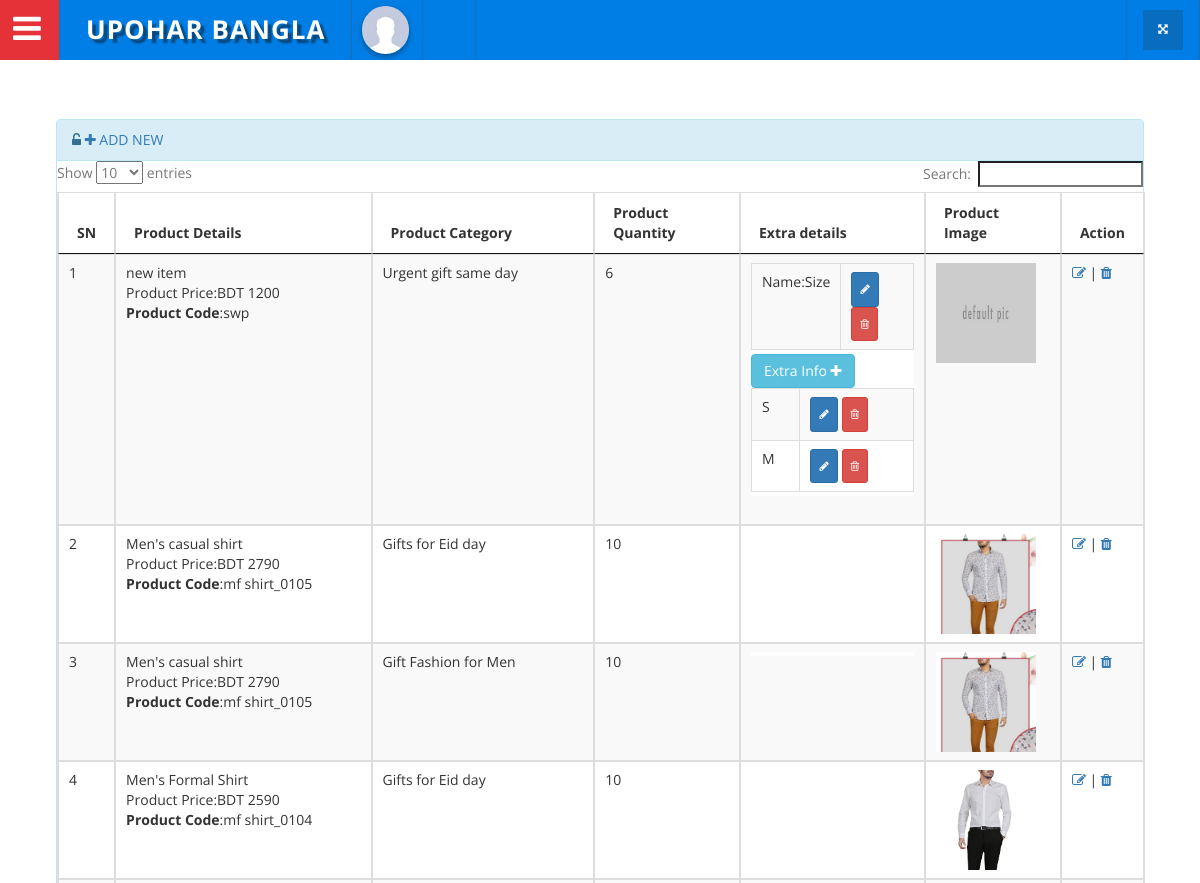
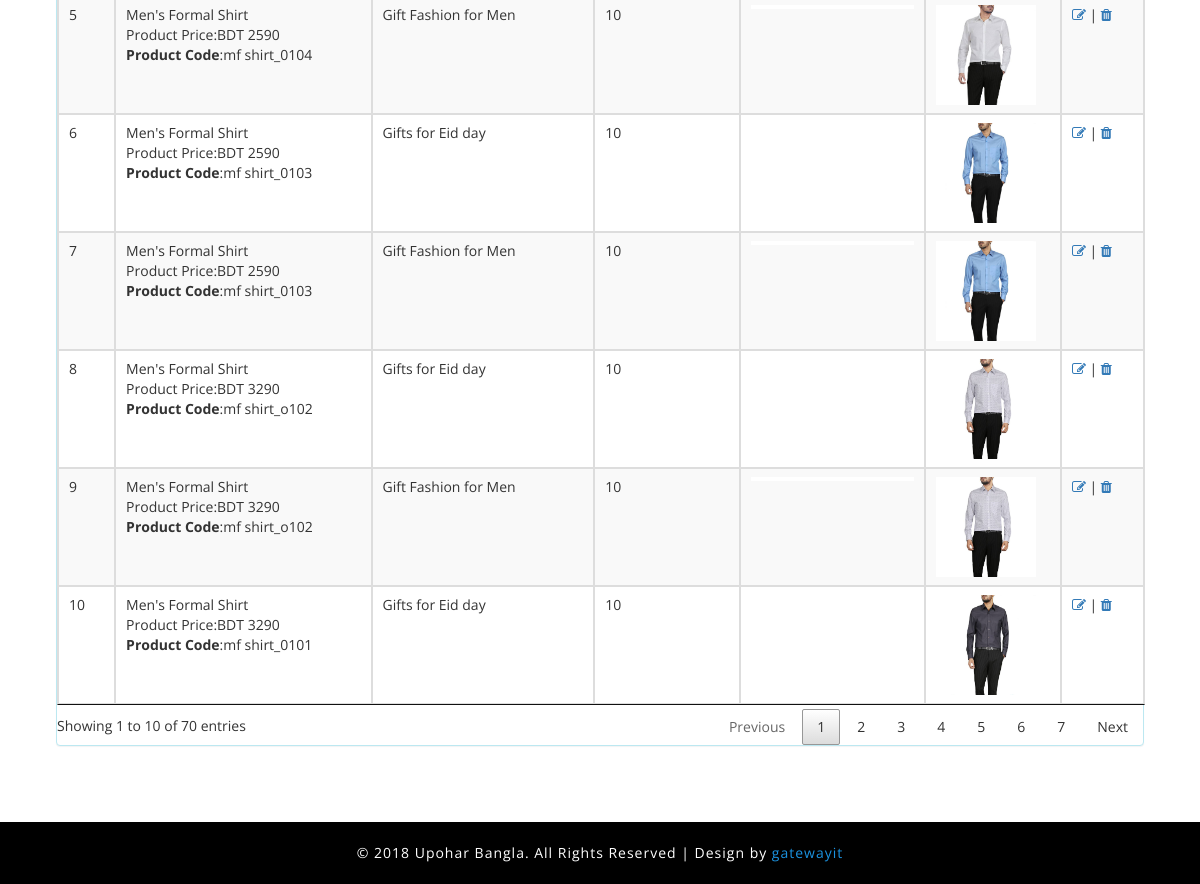
The app's page /index.php/super_admin/products with its own data (2 pictures, top to bottom).
### tables this page shows
CREATE TABLE IF NOT EXISTS `product` (
  `prod_id` int(11) NOT NULL,
  `prod_catid` int(11) NOT NULL,
  `prod_subcatid` int(11) DEFAULT NULL,
  `prod_subcatid2` int(3) DEFAULT NULL,
  `prod_name` varchar(100) NOT NULL,
  `prod_price` double NOT NULL,
  `prod_code` varchar(100) NOT NULL,
  `prod_qty` int(3) NOT NULL,
  `prod_desc` text NOT NULL,
  `image` varchar(100) NOT NULL,
  `date` timestamp NOT NULL DEFAULT CURRENT_TIMESTAMP ON UPDATE CURRENT_TIMESTAMP
);

CREATE TABLE IF NOT EXISTS `category` (
  `cat_id` int(11) NOT NULL,
  `category` varchar(100) NOT NULL,
  `cat_image` varchar(100) NOT NULL
);

CREATE TABLE IF NOT EXISTS `optional` (
  `optional_id` int(10) NOT NULL,
  `prod_id` int(11) NOT NULL,
  `op_extra` varchar(255) NOT NULL
);

CREATE TABLE IF NOT EXISTS `extra_info` (
  `extr_id` int(10) NOT NULL,
  `prod_id` int(11) NOT NULL,
  `optional_id` int(10) NOT NULL,
  `extra_name` text NOT NULL
);

### application/controllers/Super_admin.php (called while the page is built, shortened)
<?php
class Super_admin extends CI_Controller
{
	public function __construct(){
		$this->load->model('Admin_model');
		$this->load->helper('admin_helper');
	}
	public function products(){
		$data=array();
        $data['product_d'] = $this->Admin_model->getProductDetails();
        $data['product_e'] = $this->Admin_model->getProductExtra();
        $data['result']=$this->Admin_model->products();
		$this->load->view('admin/products',$data,'true');
	}
}

### index.php (called while the page is built, shortened)
<?php
require_once BASEPATH.'core/CodeIgniter.php';

### application/models/Admin_model.php (called while the page is built, shortened)
<?php
class Admin_model extends CI_Model{
	public function products(){
		$this->db->select('*');
		$this->db->from('product');
        $this->db->order_by("prod_id", "DESC");
        $this->db->join('category','category.cat_id=prod_catid');
		$query = $this->db->get();
		return $query->result();
	}
public function getProductDetails()
{
    $query = $this->db->select('*')->from('optional')->get()->result();
    return $query;
}
    public function getProductExtra()
    {
        $query = $this->db->select('*')->from('extra_info')->get()->result();
        return $query;
    }
}
?>

### application/views/admin/products.php (the view, shortened to what this page needs)
<?php include('header.php'); ?>
    <div class="inner_content">
        <div class="inner_content_w3_agile_info">
            <div class="agile_top_w3_grids">
                <div class="panel panel-info">
                    <div class="panel-heading"> <i class="fa fa-unlock-alt" aria-hidden="true"></i>
                        <a href="<?php print base_url('add_product');?>">
                            <i class="fa fa-plus"></i> ADD NEW
                        </a>
                    </div>
                    <div class="block-content collapse in">
                        <div class="span12">
                            <table id="sample-table-2" class="table table-striped table-bordered table-hover roni">
                                <thead>
                                <tr>
                                    <th>SN</th>
                                    <th>Product Details</th>
                                    <th>Product Category</th>
                                    <th>Product Quantity</th>
                                    <th>  Extra  details </th>
                                    <th>Product Image</th>
                                    <th>Action</th>
                                </tr>
                                </thead>
                                <tbody>
                                <?php
                                $i=1;
                                foreach ($result as $value) {
                                    ?>
                                    <tr>
                                        <td class="center"><?php print $i++;?></td>
                                        <td class="center"><?php print $value->prod_name;?> <br>
                                            Product Price:<?php print 'BDT '.$value->prod_price;?>
                                            <br>
                                            <b>Product Code</b>:<?php print $value->prod_code;?>
                                        </td>
                                        <td class="center"><?php print $value->category;?></td>
                                        <td class="center"><?php print $value->prod_qty;?></td>
                                        <td><div class="table table-responsive">
                                                <table style="margin-bottom: 4px" class="orderexmple table table-striped table-bordered table-hover table-checkable order-column valign-middle" id="example4">
                                                    <?php foreach ($product_d  as $d ) {  ?>
                                                        <?php  if( $value->prod_id== $d->prod_id ) { ?>
                                                            <tr>
                                                                <td>Name:<?php echo $d->op_extra ?></td>
                                                                <td>
                                                                    <button  class="btn btn-primary btn-xs"  data-panel-id="<?php echo $d->optional_id?>" onclick="selectid2(this)">
                                                                        <i class="fa fa-pencil"></i>
                                                                    </button>
                                                                    <button type="button" data-panel-id="<?php echo $d->optional_id?>" onclick="selectid3(this)"class="btn btn-danger btn-xs">
                                                                        <i class="fa fa-trash-o "></i>
                                                                    </button>
                                                                </td>
                                                            </tr>
                                                </table>
                                                    <table style="margin-bottom: 4px" class="orderexmple table table-striped table-bordered table-hover table-checkable order-column valign-middle" id="example4">
                                                        <button id="addRow"  data-panel-id="<?php echo $value->prod_id ?>" onclick="selectid1(this)" class="btn btn-info" style="z-index: inherit">
                                                            Extra Info <i class="fa fa-plus"></i>
                                                        </button>
                                                    <?php foreach ( $product_e as $e ) { ?>
                                                        <?php  if( $value->prod_id== $d->prod_id  & $value->prod_id == $e->prod_id ) { ?>
                                                            <tr>
                                                                <td>
                                                                    <?php echo $e->extra_name ?>
                                                                </td>
                                                                <td>
                                                                    <button  class="btn btn-primary btn-xs"  data-panel-id="<?php echo $e->extr_id?>" onclick="selectid6(this)">
                                                                        <i class="fa fa-pencil"></i>
                                                                    </button>
                                                                    <button type="button" data-panel-id="<?php echo $e->extr_id?>" onclick="selectid5(this)"class="btn btn-danger btn-xs">
                                                                        <i class="fa fa-trash-o "></i>
                                                                    </button>
                                                                </td>
                                                                    </tr>
                                                        <?php } } }}?>
                                                </table>
                                            </div></td>
                                        <td class="center">
                                            <a href="<?php print base_url($value->image);?>" target="_blank">
                                                <img src="<?php print base_url($value->image);?>" width="100" height="100">
                                        </td>
                                        <td class="center">
                                            <a href="<?php print base_url('Super_admin/edit_product/'.$value->prod_id);?>"><i class="fa fa-pencil-square-o" aria-hidden="true"></i></a> |
                                            <a href="<?php print base_url('delete_product/'.$value->prod_id);?>" onclick="return confirm('Are you sure ?')"><i class="fa fa-trash" aria-hidden="true"></i></a>
                                        </td>
                                    </tr>
                                <?php }?>
                                </tbody>
                            </table>
                        </div>
                    </div>
                </div>
            </div>
        </div>
    </div>
<?php include('footer.php'); ?>

### assets/admin/css/component.css (style rules this page uses)
*, *:after, *::before { -webkit-box-sizing: border-box; -moz-box-sizing: border-box; box-sizing: border-box; }

### assets/admin/css/circles.css (style rules this page uses)
body { background-color:#ECF0F1; }

### assets/admin/css/style.css (style rules this page uses)
body { margin:0; padding:0; background:#fff; font-family: 'Open Sans', sans-serif; }
input[type="submit"],a,.nbs-flexisel-nav-left,.nbs-flexisel-nav-right { transition:.5s ease-in; -webkit-transition:.5s ease-in; -moz-transition:.5s ease-in; -o-transition:.5s ease-in; -ms-transition:.5s ease-in; }
.inner_content { padding: 4em 4em; }
.inner_content_w3_agile_info { margin-top:4.5em; }
.table > thead > tr > th, .table > tbody > tr > th, .table > tfoot > tr > th, .table > thead > tr > td, .table > tbody > tr > td, .table > tfoot > tr > td { padding: 9px; }
.btn-xs, .btn-group-xs > .btn { padding: 8px 8px; font-size: 11px; line-height: 1.5; border-radius: 3px; }
button, input, select, textarea { font-family: inherit; font-size: inherit; line-height: inherit; }

### records on screen
product: prod_name "new item", prod_price "1200", prod_code "swp", category.category "Urgent gift same day", prod_qty "6", image (picture)
optional: op_extra "Size"
extra_info: extra_name "S"
extra_info: extra_name "M"
product: prod_name "Men's casual shirt", prod_price "2790", prod_code "mf shirt_0105", category.category "Gifts for Eid day", prod_qty "10", image (picture)
product: prod_name "Men's casual shirt", prod_price "2790", prod_code "mf shirt_0105", category.category "Gift Fashion for Men", prod_qty "10", image (picture)
product: prod_name "Men's Formal Shirt", prod_price "2590", prod_code "mf shirt_0104", category.category "Gifts for Eid day", prod_qty "10", image (picture)
product: prod_name "Men's Formal Shirt", prod_price "2590", prod_code "mf shirt_0104", category.category "Gift Fashion for Men", prod_qty "10", image (picture)
product: prod_name "Men's Formal Shirt", prod_price "2590", prod_code "mf shirt_0103", category.category "Gifts for Eid day", prod_qty "10", image (picture)
product: prod_name "Men's Formal Shirt", prod_price "2590", prod_code "mf shirt_0103", category.category "Gift Fashion for Men", prod_qty "10", image (picture)
product: prod_name "Men's Formal Shirt", prod_price "3290", prod_code "mf shirt_o102", category.category "Gifts for Eid day", prod_qty "10", image (picture)
product: prod_name "Men's Formal Shirt", prod_price "3290", prod_code "mf shirt_o102", category.category "Gift Fashion for Men", prod_qty "10", image (picture)
product: prod_name "Men's Formal Shirt", prod_price "3290", prod_code "mf shirt_0101", category.category "Gifts for Eid day", prod_qty "10", image (picture)
